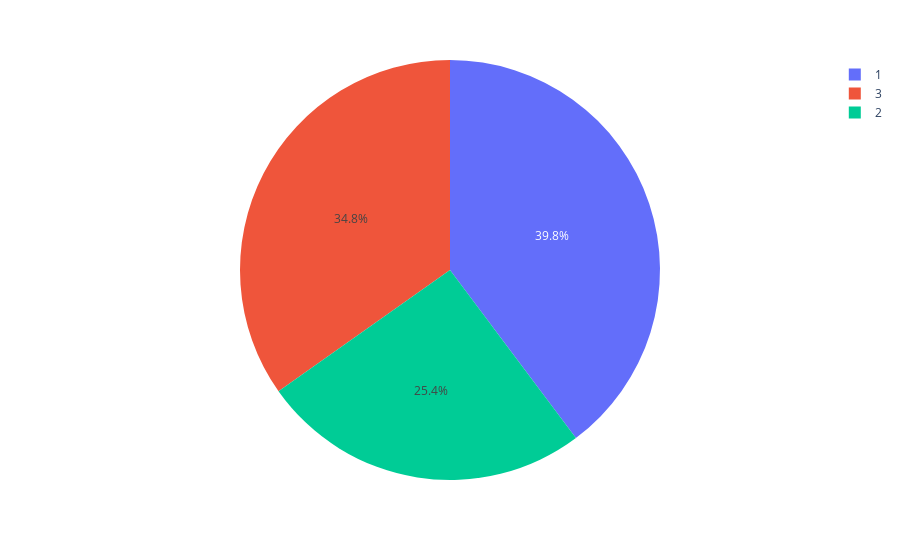

Write notebook code for a chart like this one.
### Code cell
##Total survivors by Pclass graph
dfspclass = dftraisurpclass
fig = px.pie(dfspclass, values='totals_pclass', names='Pclass')
fig.show()

### Figure 1 — Plotly figure (JSON) as saved in the notebook; plotly's stock layout.template omitted (floating-point values rounded to 4 significant figures)
{"data": [{"domain": {"x": [0, 1], "y": [0, 1]}, "hovertemplate": "Pclass=%{label}<br>totals_pclass=%{value}<extra></extra>", "labels": [1, 2, 3], "legendgroup": "", "name": "", "showlegend": true, "type": "pie", "values": [136, 87, 119]}], "layout": {"legend": {"tracegroupgap": 0}, "margin": {"t": 60}}}
